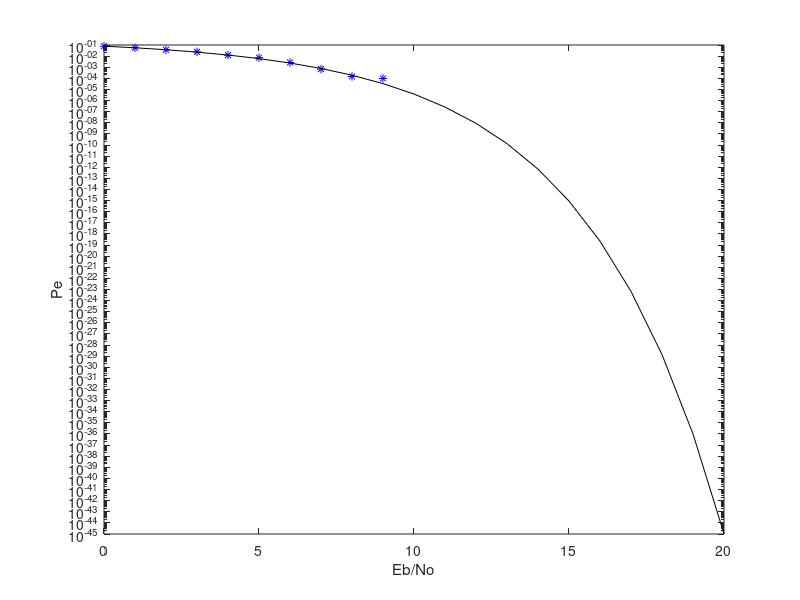

This chart was generated by the following MATLAB code: (Note: this script raises an error after producing the figure.)
clear all; close all; clc;
%Define Signal length
%Assume the number of bits for transmission is 1024
Num_Bit = 1024;
%Define signal power                   
Signal_Power = 1; 
%SNR_dB = 10 log (Signal_Power/Noise_Power)                 
SNR_dB = 0:1:20;
%==> SNR = Signal_Power/Noise_Power = 10^(SNR_dB/10)
SNR = (10.^(SNR_dB/10));

%Set run times
Total_Run = 20;
%Different SNR value
for i = 1 : length(SNR)
 Avg_Error = 0;
 for j = 1 : Total_Run
  %Input singal
  %Generate random binary digits(0 or 1)
  Data = round(rand(1,Num_Bit));
  %Convert binary digit to (-1 or +1)
  Signal = 2 .* Data - 1;
  %Generate equal number of noise samples    
  Noise_Power = Signal_Power ./SNR(i);
        %The randn() function is for normal distribution
  Noise = sqrt(Noise_Power/2) .*randn(1,Num_Bit);   
  %Received Signal 
  Receive = Signal+Noise;                      

  Threshold = 0;
  Error = 0;
        %Fix the threshold value as 0
        %If received signal >= threshold value, threshold = 1
        %If received signal < threshold value, threshold = 0
  for k= 1 : Num_Bit
   if (Receive(k)>= Threshold) && Data(k)==0||(Receive(k)<Threshold && Data(k)==1)
    Error = Error+1;
   end
  end
  %Calculate bit error rate during transmission
  Error = Error ./Num_Bit;  
  %Calculate the average error for every runtime  
  Avg_Error = Error + Avg_Error;                   
 end
 Error_Rate(i) = Avg_Error / Total_Run;
end

%Calculate analytical Bit Error Rate
Theroy_Rate=(1/2)*erfc(sqrt(SNR)); 

%Graph and Plot the result           
figure(1)
semilogy (SNR_dB,Error_Rate,'b*');
ylabel('Pe');
xlabel('Eb/No')
hold on
semilogy (SNR_dB,Theroy_Rate,'k');
legend('simulation','theory',3);
axis([0 20 10^(-5) 1]);
hold off

%data generation
figure(2) 
subplot(311)
plot(Signal);
title('Data_Generated')
%noise generation
subplot(312) 
plot(Noise);
title('Noise_Generated')
%received data generation
subplot(313) 
plot(Receive);
title('Received_Data')